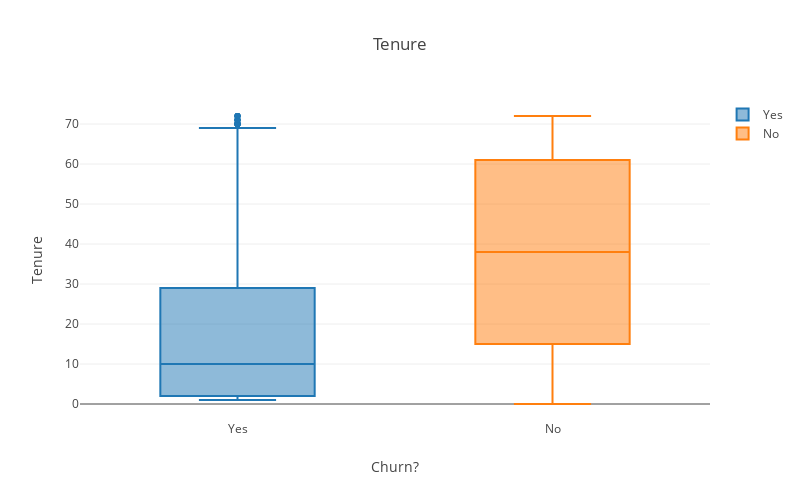

Notebook cell for this chart:
### Code cell
figs = []

for churn in churns:
    figs.append(
        go.Box(
            y = df.loc[(df['Churn']==churn),'tenure'],
            name = churn
        )
    )
layout = go.Layout(
    title = "Tenure",
    xaxis = {"title" : "Churn?"},
    yaxis = {"title" : "Tenure"},
    width=800,
    height=500
)

fig = go.Figure(data=figs, layout=layout)
py.offline.iplot(fig)

### Figure 1 — Plotly figure (JSON) as saved in the notebook; plotly's stock layout.template omitted (floating-point values rounded to 4 significant figures; data arrays with more than 128 entries replaced by an {"elided": "..."} marker saying what was removed)
{"data": [{"name": "Yes", "type": "box", "uid": "b0dc1157-aac7-48f7-8eec-512324df6521", "y": {"elided": "1869 int values"}}, {"name": "No", "type": "box", "uid": "03ec45a1-68ba-427e-9098-bf1da14b1750", "y": {"elided": "5174 int values"}}], "layout": {"height": 500, "title": {"text": "Tenure"}, "width": 800, "xaxis": {"title": {"text": "Churn?"}}, "yaxis": {"title": {"text": "Tenure"}}}}
